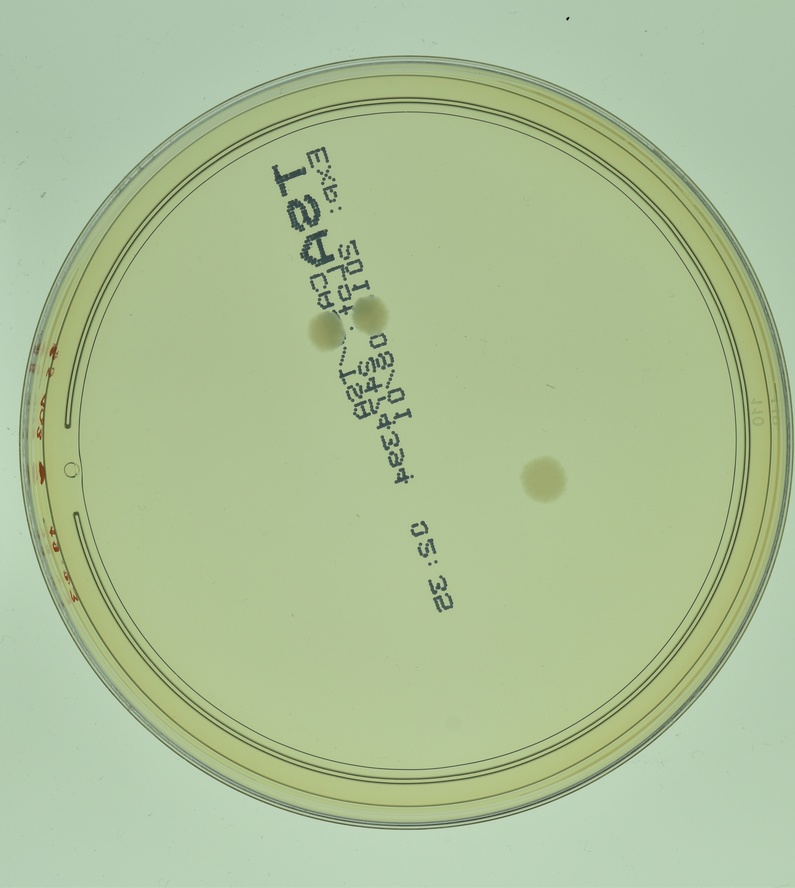
#> input picture testing_images/for_classifier_models/B.subtilis/countable/1056.jpg, 795 x 888 px, shrunk from 3581 x 4000 before the run
$ python -i detect_count.py   (imports and definitions only)
#> lines starting #> are read from the running program, lines starting #| are printed output that depends on the picture; after the words box and inside, x2 and y2 are one past the last pixel; in counts of white or black regions, pixels touching at a corner belong together
from __future__ import annotations

from dataclasses import asdict, dataclass
from math import pi, sqrt
from pathlib import Path
from typing import Any

import cv2
import numpy as np


IMAGE_EXTENSIONS = (".jpg", ".jpeg", ".png", ".bmp", ".tif", ".tiff")


@dataclass(frozen=True)
class ClassicalCountConfig:
    gaussian_kernel: int = 5
    clahe_clip_limit: float = 2.0
    clahe_tile_grid_size: int = 8
    background_kernel: int = 61
    threshold_method: str = "otsu"
    threshold_polarity: str = "dark"
    adaptive_block_size: int = 51
    adaptive_c: float = 2.0
    morph_open_kernel: int = 3
    morph_close_kernel: int = 3
    min_area: float = 12.0
    max_area: float = 10000.0
    min_circularity: float = 0.05

    def to_dict(self) -> dict[str, Any]:
        return asdict(self)


@dataclass(frozen=True)
class CountPrediction:
    image_path: str
    true_count: int
    predicted_count: int
    category: str
    primary_class: str
    error: int
    abs_error: int
    squared_error: int


@dataclass(frozen=True)
class CountEvaluation:
    metrics: dict[str, Any]
    predictions: list[CountPrediction]


def count_colonies(image: np.ndarray, config: ClassicalCountConfig | None = None) -> tuple[int, np.ndarray, list[np.ndarray]]:
    active_config = config or ClassicalCountConfig()
    prepared = preprocess_image(image, active_config)
    binary = threshold_image(prepared, active_config)
    cleaned = clean_mask(binary, active_config)
    mask, contours = filter_components(cleaned, active_config)
    return len(contours), mask, contours


def preprocess_image(image: np.ndarray, config: ClassicalCountConfig) -> np.ndarray:
    if image.ndim == 2:
        gray = image
    else:
        gray = cv2.cvtColor(image, cv2.COLOR_BGR2GRAY)

    blur_kernel = odd_kernel(config.gaussian_kernel)
    if blur_kernel > 1:
        gray = cv2.GaussianBlur(gray, (blur_kernel, blur_kernel), 0)

    tile_grid = max(1, int(config.clahe_tile_grid_size))
    clahe = cv2.createCLAHE(clipLimit=float(config.clahe_clip_limit), tileGridSize=(tile_grid, tile_grid))
    equalized = clahe.apply(gray)

    background_kernel = odd_kernel(config.background_kernel)
    if background_kernel <= 1:
        normalized = equalized
    else:
        kernel = cv2.getStructuringElement(cv2.MORPH_ELLIPSE, (background_kernel, background_kernel))
        if config.threshold_polarity == "bright":
            background = cv2.morphologyEx(equalized, cv2.MORPH_OPEN, kernel)
            normalized = cv2.subtract(equalized, background)
        else:
            background = cv2.morphologyEx(equalized, cv2.MORPH_CLOSE, kernel)
            normalized = cv2.subtract(background, equalized)

    return normalize_uint8(normalized)


def threshold_image(image: np.ndarray, config: ClassicalCountConfig) -> np.ndarray:
    method = config.threshold_method.lower()
    if method == "adaptive":
        block_size = odd_kernel(config.adaptive_block_size)
        block_size = max(3, block_size)
        return cv2.adaptiveThreshold(
            image,
            255,
            cv2.ADAPTIVE_THRESH_GAUSSIAN_C,
            cv2.THRESH_BINARY,
            block_size,
            float(config.adaptive_c),
        )
    if method == "otsu":
        _, binary = cv2.threshold(image, 0, 255, cv2.THRESH_BINARY | cv2.THRESH_OTSU)
        return binary
    raise ValueError(f"Unsupported threshold method: {config.threshold_method}")


def clean_mask(mask: np.ndarray, config: ClassicalCountConfig) -> np.ndarray:
    output = mask.copy()
    open_kernel = odd_kernel(config.morph_open_kernel)
    close_kernel = odd_kernel(config.morph_close_kernel)
    if open_kernel > 1:
        kernel = cv2.getStructuringElement(cv2.MORPH_ELLIPSE, (open_kernel, open_kernel))
        output = cv2.morphologyEx(output, cv2.MORPH_OPEN, kernel)
    if close_kernel > 1:
        kernel = cv2.getStructuringElement(cv2.MORPH_ELLIPSE, (close_kernel, close_kernel))
        output = cv2.morphologyEx(output, cv2.MORPH_CLOSE, kernel)
    return output


def filter_components(mask: np.ndarray, config: ClassicalCountConfig) -> tuple[np.ndarray, list[np.ndarray]]:
    contours, _ = cv2.findContours(mask, cv2.RETR_EXTERNAL, cv2.CHAIN_APPROX_SIMPLE)
    kept = []
    output = np.zeros(mask.shape, dtype=np.uint8)

    for contour in contours:
        area = cv2.contourArea(contour)
        if area < config.min_area or area > config.max_area:
            continue
        perimeter = cv2.arcLength(contour, True)
        circularity = 0.0 if perimeter <= 0 else (4.0 * pi * area) / (perimeter * perimeter)
        if circularity < config.min_circularity:
            continue
        kept.append(contour)

    kept.sort(key=lambda contour: cv2.boundingRect(contour)[0:2])
    if kept:
        cv2.drawContours(output, kept, -1, 255, thickness=cv2.FILLED)
    return output, kept


# [66 lines left out: functions render_count_overlay, evaluate_count_predictions, read_image, candidate_image_paths, not called in this run]


def normalize_uint8(image: np.ndarray) -> np.ndarray:
    minimum = float(image.min())
    maximum = float(image.max())
    if maximum <= minimum:
        return np.zeros(image.shape, dtype=np.uint8)
    normalized = (image.astype(np.float32) - minimum) * (255.0 / (maximum - minimum))
    return normalized.astype(np.uint8)


def odd_kernel(value: int) -> int:
    kernel = max(1, int(value))
    return kernel if kernel % 2 == 1 else kernel + 1

>>> import cv2
>>> picture = cv2.imread('../../testing_images/for_classifier_models/B.subtilis/countable/1056.jpg')
#> picture is the input picture: shape (888, 795, 3); mean B, G, R 151.6, 191.9, 172.2
>>> result = count_colonies(picture)
#> in preprocess_image, `equalized = clahe.apply(gray)`:
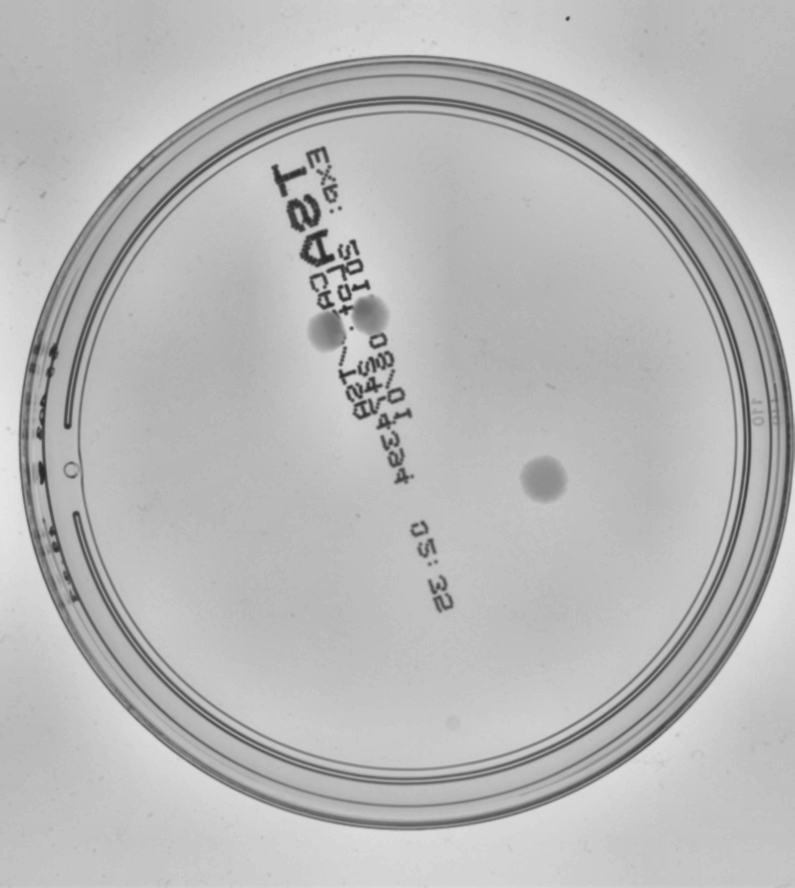
#> equalized: shape (888, 795); min 40, max 229, mean 184.5
#> in preprocess_image, `background = cv2.morphologyEx(equalized, cv2.MORPH_CLOSE, kernel)`:
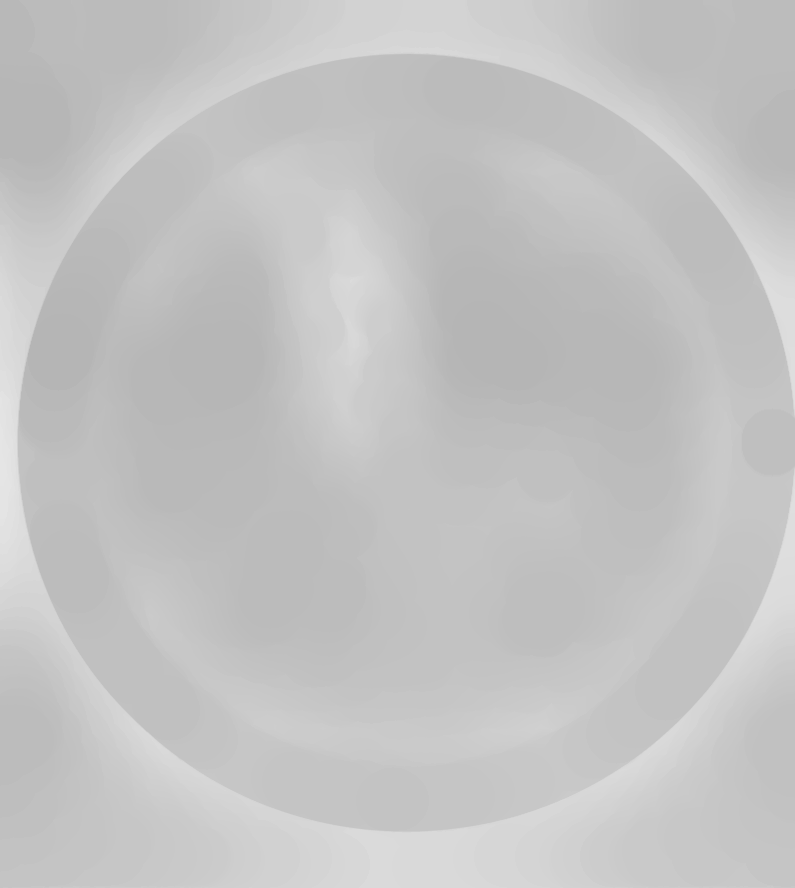
#> background: shape (888, 795); min 181, max 229, mean 194.8
#> in preprocess_image, `normalized = cv2.subtract(background, equalized)`:
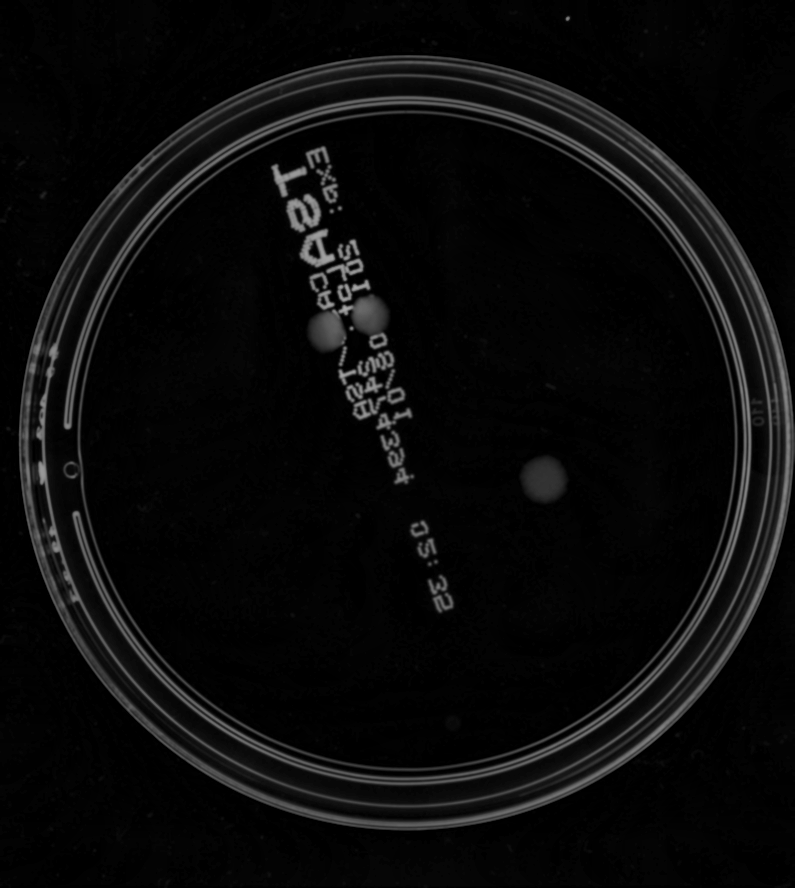
#> normalized: shape (888, 795); min 0, max 170, mean 10.3
#> in normalize_uint8, `minimum = float(image.min())`: minimum = 0
#> in normalize_uint8, `maximum = float(image.max())`: maximum = 170
#> in normalize_uint8, `normalized = (image.astype(np.float32) - minimum) * (255.0 / (maximum ..`:
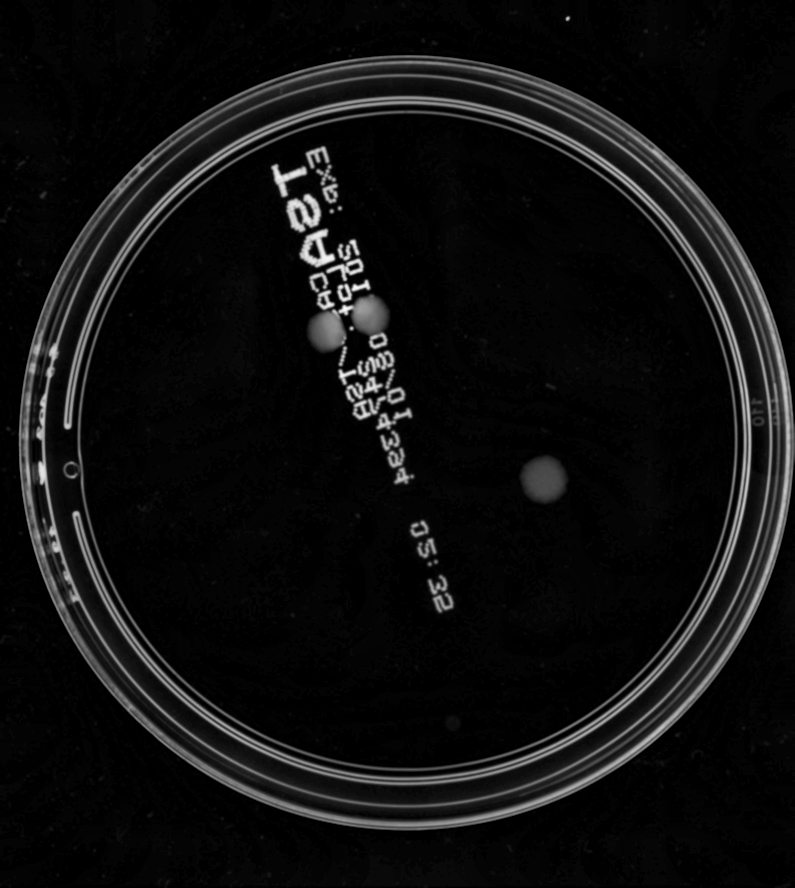
#> normalized: shape (888, 795) float32; min 0, max 255, mean 15.5
#> in threshold_image, `_, binary = cv2.threshold(image, 0, 255, cv2.THRESH_BINARY | cv2.THRES..`:
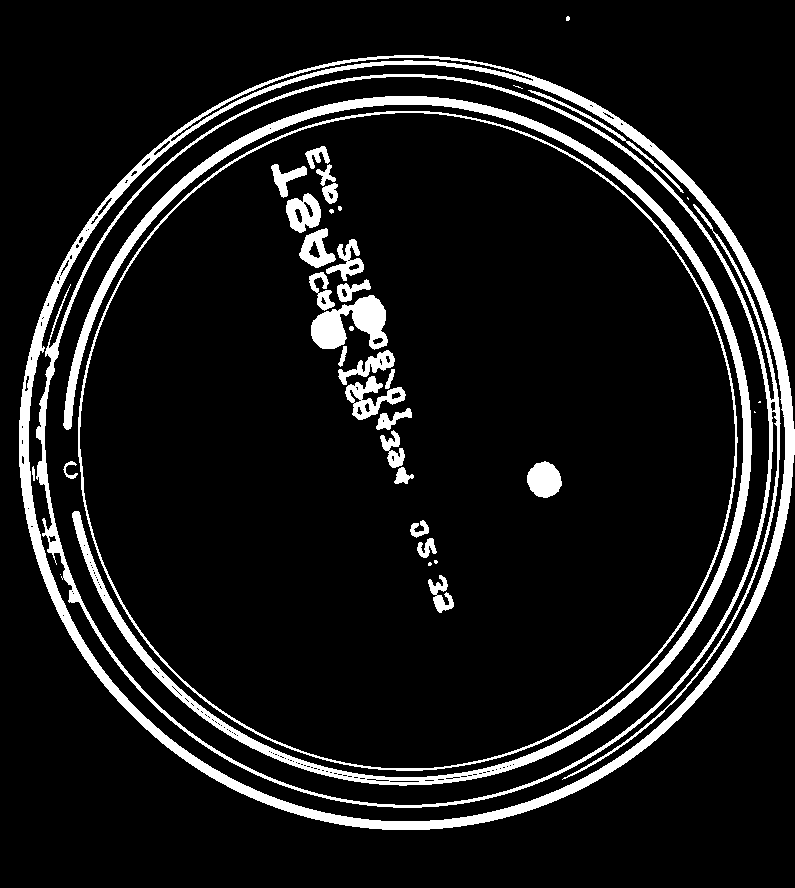
#> binary: shape (888, 795); 9.6% white; 39 white regions (10 under 20 px), largest, box (x1, y1, x2, y2) and area: (19, 55, 795, 830) 21542, (63, 96, 752, 786) 17470, (36, 74, 781, 808) 11132
#> in clean_mask, `output = cv2.morphologyEx(output, cv2.MORPH_OPEN, kernel)`: output: shape (888, 795); 9.4% white; 97 white regions (42 under 20 px), largest, box (x1, y1, x2, y2) and area: (19, 56, 795, 830) 21274, (63, 96, 752, 786) 17469, (36, 74, 781, 808) 9826
#> in clean_mask, `output = cv2.morphologyEx(output, cv2.MORPH_CLOSE, kernel)`:
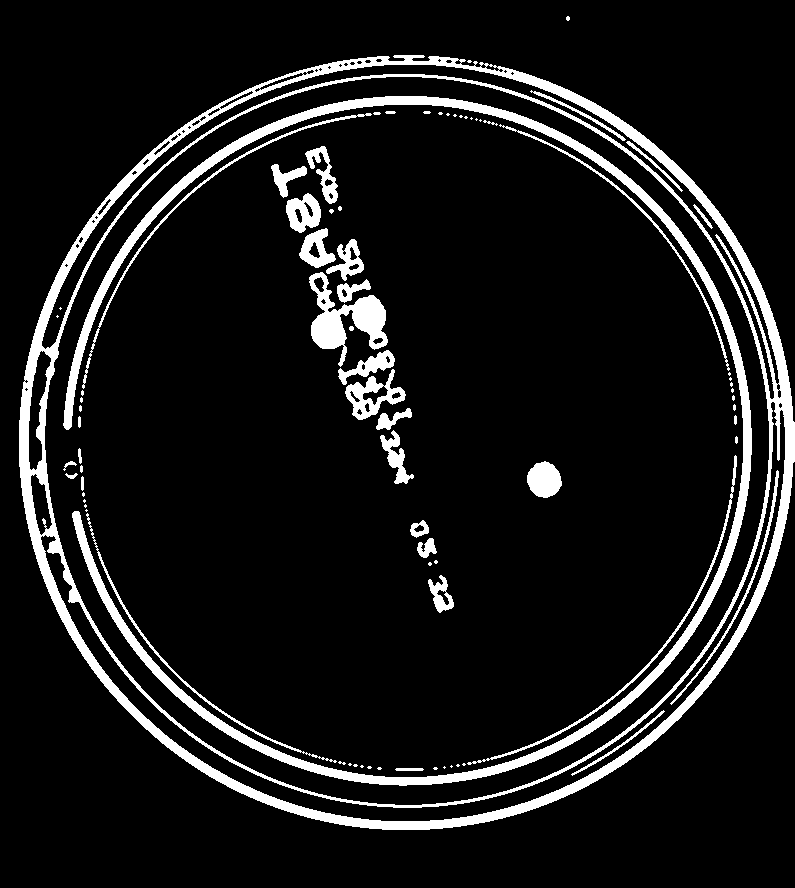
#> output: shape (888, 795); 9.6% white; 80 white regions (40 under 20 px)
#> in filter_components, `contours, _ = cv2.findContours(mask, cv2.RETR_EXTERNAL, cv2.CHAIN_APPR..`: contours = 3 contours, 2 with area under 20; largest, box (x1, y1, x2, y2) and area: (19, 55, 795, 830) 471102
#> the loop in filter_components, `for contour in contours:` made 3 passes
#> area on pass 2: 471101.5
#> after the loop in filter_components, `for contour in contours:`: kept = []
#> in count_colonies, `mask, contours = filter_components(cleaned, active_config)`: mask: shape (888, 795); every value is 0
